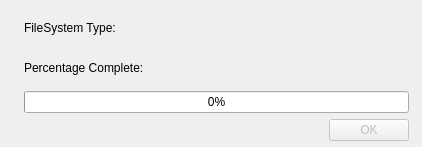
<?xml version="1.0" encoding="UTF-8"?>
<ui version="4.0">
 <class>formatDialog</class>
 <widget class="QDialog" name="formatDialog">
  <property name="windowModality">
   <enum>Qt::NonModal</enum>
  </property>
  <property name="geometry">
   <rect>
    <x>0</x>
    <y>0</y>
    <width>422</width>
    <height>147</height>
   </rect>
  </property>
  <property name="windowTitle">
   <string>Formatting</string>
  </property>
  <property name="windowIcon">
   <iconset resource="moony_resource.qrc">
    <normaloff>:/images/images/moon.gif</normaloff>:/images/images/moon.gif</iconset>
  </property>
  <property name="modal">
   <bool>false</bool>
  </property>
  <widget class="QWidget" name="layoutWidget">
   <property name="geometry">
    <rect>
     <x>11</x>
     <y>11</y>
     <width>398</width>
     <height>130</height>
    </rect>
   </property>
   <layout class="QHBoxLayout" name="horizontalLayout_4">
    <item>
     <widget class="QLabel" name="moonLabel">
      <property name="text">
       <string/>
      </property>
      <property name="pixmap">
       <pixmap resource="moony_resource.qrc">:/images/images/fmoon.png</pixmap>
      </property>
      <property name="scaledContents">
       <bool>true</bool>
      </property>
      <property name="wordWrap">
       <bool>false</bool>
      </property>
     </widget>
    </item>
    <item>
     <layout class="QVBoxLayout" name="verticalLayout">
      <item>
       <layout class="QHBoxLayout" name="horizontalLayout">
        <item>
         <widget class="QLabel" name="forfsLabel">
          <property name="text">
           <string>FileSystem Type:</string>
          </property>
         </widget>
        </item>
        <item>
         <widget class="QLabel" name="forfstype">
          <property name="text">
           <string/>
          </property>
         </widget>
        </item>
       </layout>
      </item>
      <item>
       <layout class="QHBoxLayout" name="horizontalLayout_2">
        <item>
         <widget class="QLabel" name="percentageLabel">
          <property name="text">
           <string>Percentage Complete:</string>
          </property>
         </widget>
        </item>
        <item>
         <spacer name="horizontalSpacer_2">
          <property name="orientation">
           <enum>Qt::Horizontal</enum>
          </property>
          <property name="sizeHint" stdset="0">
           <size>
            <width>118</width>
            <height>20</height>
           </size>
          </property>
         </spacer>
        </item>
       </layout>
      </item>
      <item>
       <widget class="QProgressBar" name="formatprogressBar">
        <property name="maximum">
         <number>10</number>
        </property>
        <property name="value">
         <number>0</number>
        </property>
       </widget>
      </item>
      <item>
       <layout class="QHBoxLayout" name="horizontalLayout_3">
        <item>
         <widget class="QLabel" name="label_3">
          <property name="text">
           <string/>
          </property>
         </widget>
        </item>
        <item>
         <spacer name="horizontalSpacer">
          <property name="orientation">
           <enum>Qt::Horizontal</enum>
          </property>
          <property name="sizeHint" stdset="0">
           <size>
            <width>40</width>
            <height>20</height>
           </size>
          </property>
         </spacer>
        </item>
        <item>
         <widget class="QPushButton" name="formatokpushButton">
          <property name="enabled">
           <bool>false</bool>
          </property>
          <property name="text">
           <string>OK</string>
          </property>
         </widget>
        </item>
       </layout>
      </item>
     </layout>
    </item>
   </layout>
  </widget>
 </widget>
 <resources>
  <include location="moony_resource.qrc"/>
 </resources>
 <connections>
  <connection>
   <sender>formatokpushButton</sender>
   <signal>clicked()</signal>
   <receiver>formatDialog</receiver>
   <slot>accept()</slot>
   <hints>
    <hint type="sourcelabel">
     <x>401</x>
     <y>123</y>
    </hint>
    <hint type="destinationlabel">
     <x>412</x>
     <y>125</y>
    </hint>
   </hints>
  </connection>
 </connections>
</ui>
